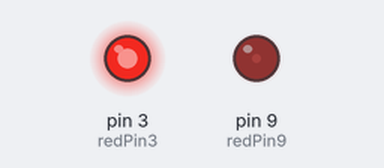
The sketch below on a simulated Arduino Uno, built with avr-gcc and run on an emulated ATmega328P. Parts: output pins drawn as LEDs (lit = HIGH).

Above: at 0.1 s.
Timing chart, 0 to 1.6 s (numbered marks = the images above):
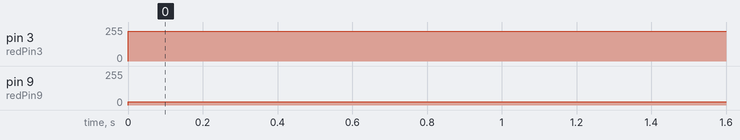

Measured:
- by itself, pin 3 (redPin3): 0/255 → 225/255 at 0.00 s
- by itself, pin 9 (redPin9): 0/255 → 25/255 at 0.00 s

The sketch:

BareMinimumArduinoAnalog_Write_Command.ino
```cpp
int redPin9=9;
int redPin3=3;
int bright1=25;
int bright2=225;

void setup() {
  // put your setup code here, to run once:
pinMode(redPin9,OUTPUT);
pinMode(redPin3,OUTPUT);


}

void loop() {
  // put your main code here, to run repeatedly:
// all value of 225 would be a value of HIGH
analogWrite(redPin9,bright1);
analogWrite(redPin3,bright2);


}
```
